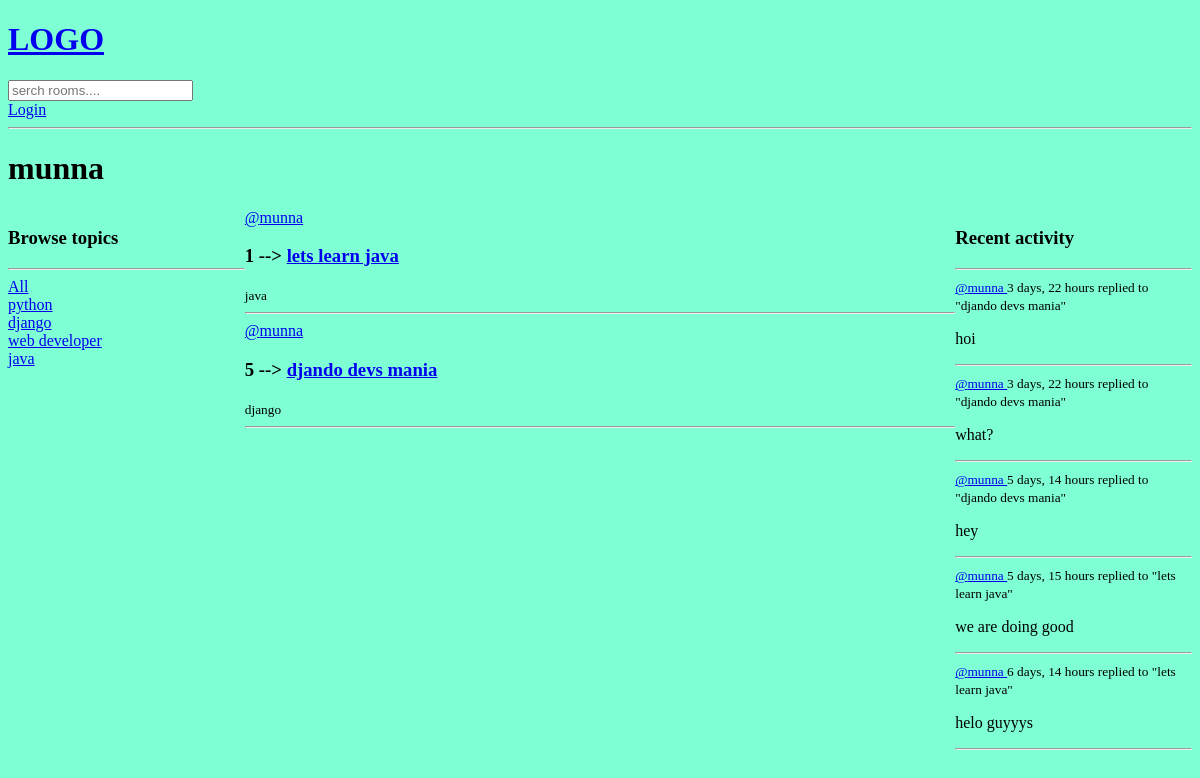
/profile1, run on an earlier commit of the app's database.
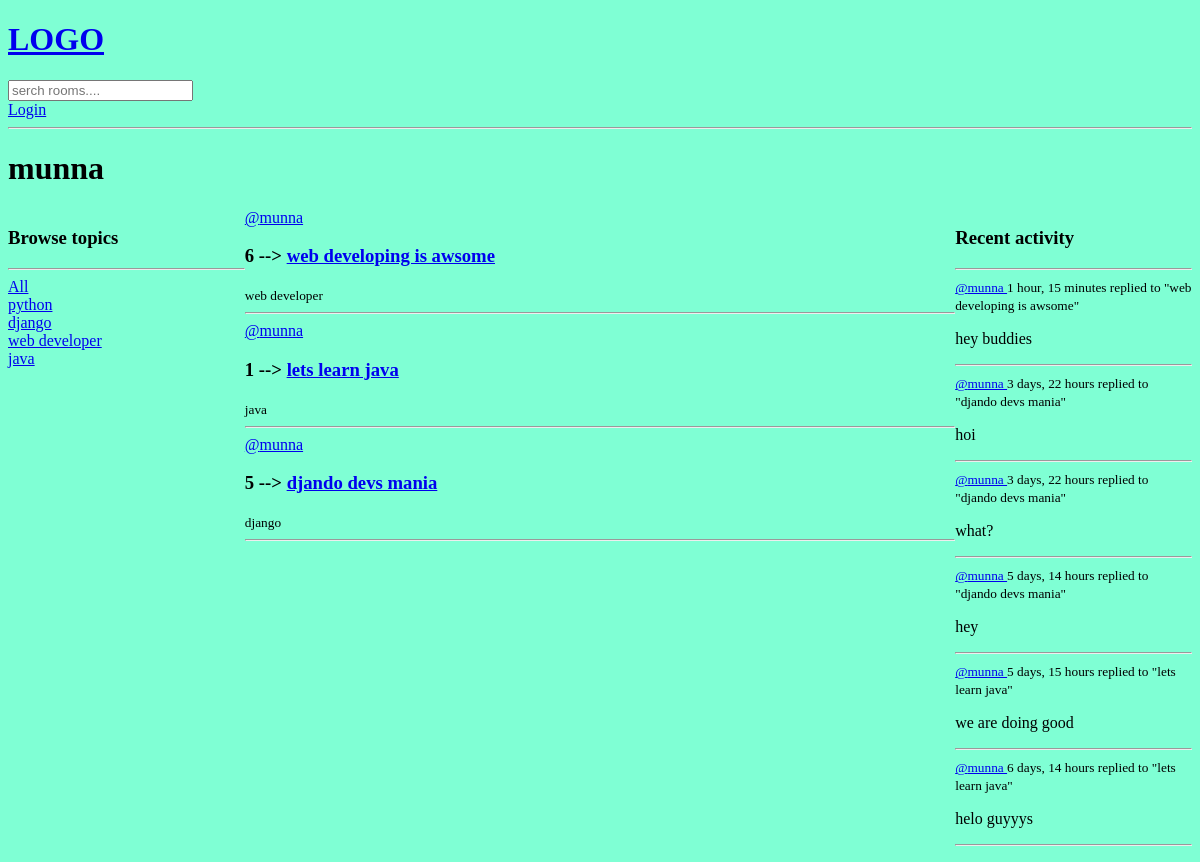
And on a later commit of the database.
### base/models.py (models this page shows, shortened)
class Topic(models.Model):
    name = models.CharField(max_length=200)

class Room(models.Model):
    host= models.ForeignKey(User,on_delete=models.SET_NULL,null=True)
    topic = models.ForeignKey(Topic,on_delete=models.SET_NULL,null=True)
    name = models.CharField(max_length=200)
    description = models.TextField(null=True,blank=True)
    participents = models.ManyToManyField(User,related_name='participents',blank=True)
    updated = models.DateTimeField(auto_now=True)
    created = models.DateTimeField(auto_now_add=True)
    class Meta:
        ordering = ['-updated','-created']
    def __str__(self) :
        return self.name

class Messege(models.Model):
    user = models.ForeignKey(User,on_delete=models.CASCADE)
    room = models.ForeignKey(Room,on_delete=models.CASCADE)
    body = models.TextField()
    updated = models.DateTimeField(auto_now=True)
    created = models.DateTimeField(auto_now_add=True)
    class Meta:
        ordering = ['-updated','-created']
    def __str__(self) :
        return self.body[0:50]

### base/views.py (the view)
# urls.py: path('profile<str:pk>',views.userProfile,name="user-profile"),
def userProfile(request,pk):
    user = User.objects.get(id=pk)
    rooms = user.room_set.all()
    room_messeges = user.messege_set.all()
    topic = Topic.objects.all()
    context={
        'user':user,
        'rooms':rooms,
        'room_messeges':room_messeges,
        'topic':topic
    }
    return render(request,'base/profile.html',context)

### base/templates/base/profile.html (shortened to what this page needs)
{% extends 'main.html'%}
{% block content%}
<h1>{{user.username}}</h1>
<div class="profile-container">
    <div>
        {% include 'base/topics_components.html'  %}
    </div>
    <div>
        {% include 'base/feed_component.html'  %}
    </div>
    <div>
        {% include 'base/activity_component.html'  %}
    </div>
</div>
{% endblock %}

### base/templates/base/topics_components.html
<h3>Browse topics</h3>
<hr>
<div>
    <a href="{% url 'home' %}">All</a>
</div>
{% for topic in topic %}
<div>
    <a href="{% url 'home' %}?q={{topic.name}}">{{ topic.name}}</a>
</div>
{% endfor %}

### base/templates/base/feed_component.html (shortened to what this page needs)
{% for room in rooms %}
<div>
    <a href="{% url 'user-profile' room.host.id%}">
        @{{room.host.username}}
    </a>
    <h3>{{ room.id}} --> <a href="{% url 'room' room.id %}">{{ room.name }}</a></h3>
    <small>{{room.topic.name}}</small>
    <hr>
</div>
{% endfor %}

### base/templates/base/activity_component.html
    <h3>Recent activity</h3>
    <hr>
    {% for messege in room_messeges %}
    <div>
        <small><a href="{% url 'user-profile' messege.user.id %}">@{{messege.user}} </a>{{messege.created|timesince}}
        </small>
        <small>replied to "{{messege.room}}"</small>
        <p>{{messege}}</p>
        <hr>
    </div>
    {% endfor%}

What changed in the data, as far as the page shows it:
added Room: host.username "munna", id "6", name "web developing is awsome", topic.name "web developer"
added Messege: user "munna", created "1 hour, 15 minutes", room "web developing is awsome", body "hey buddies"
